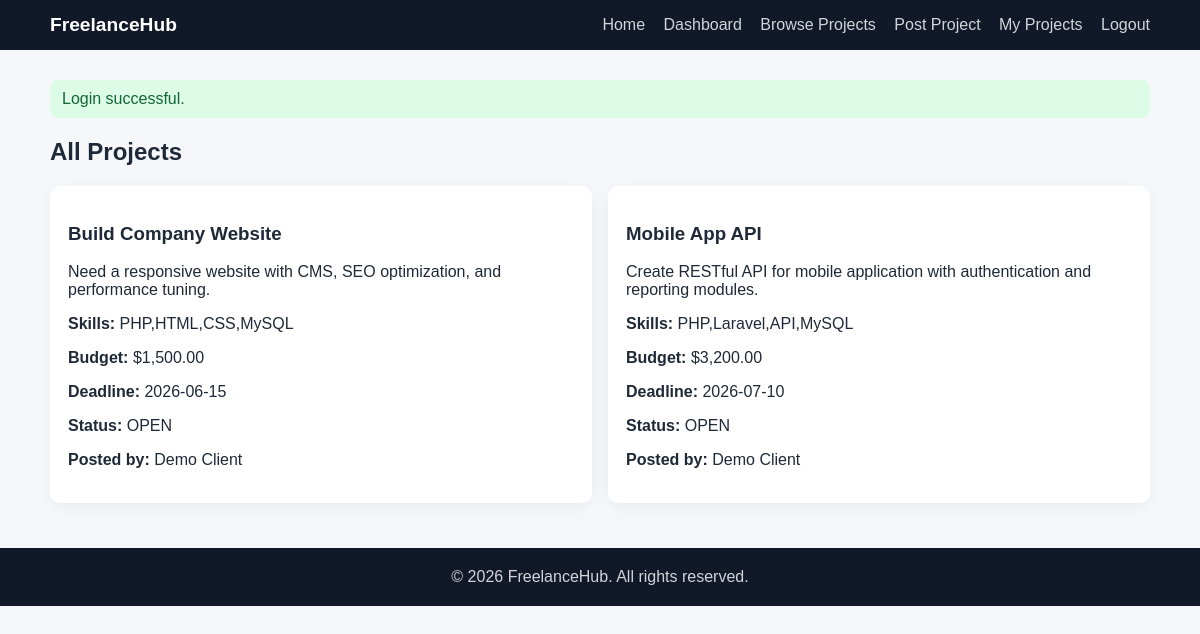
/all_projects.php (signed in), run on the app's committed database.
### tables this page shows
CREATE TABLE projects (
    id INT UNSIGNED AUTO_INCREMENT PRIMARY KEY,
    title VARCHAR(180) NOT NULL,
    description TEXT NOT NULL,
    budget DECIMAL(12,2) NOT NULL,
    deadline DATE NOT NULL,
    skills_required VARCHAR(255) DEFAULT NULL,
    status ENUM('open', 'closed') NOT NULL DEFAULT 'open',
    posted_by INT UNSIGNED NOT NULL,
    created_at TIMESTAMP DEFAULT CURRENT_TIMESTAMP,
    CONSTRAINT fk_projects_user FOREIGN KEY (posted_by) REFERENCES users(id) ON DELETE CASCADE
);

CREATE TABLE users (
    id INT UNSIGNED AUTO_INCREMENT PRIMARY KEY,
    full_name VARCHAR(120) NOT NULL,
    email VARCHAR(160) NOT NULL UNIQUE,
    password_hash VARCHAR(255) NOT NULL,
    role ENUM('freelancer', 'client') NOT NULL DEFAULT 'freelancer',
    created_at TIMESTAMP DEFAULT CURRENT_TIMESTAMP
);

### includes/auth.php (called while the page is built, shortened)
<?php
function h(?string $value): string
{
    return htmlspecialchars((string)$value, ENT_QUOTES, 'UTF-8');
}

### public/all_projects.php (the view, shortened to what this page needs)
<?php
require_once __DIR__ . '/../includes/auth.php';
$pdo = getDbConnection();
$stmt = $pdo->query('SELECT p.id, p.title, p.description, p.skills_required, p.budget, p.deadline, p.status, u.full_name
    FROM projects p
    JOIN users u ON u.id = p.posted_by
    ORDER BY p.created_at DESC');
$projects = $stmt->fetchAll();
require_once __DIR__ . '/../includes/header.php';
?>
<h2>All Projects</h2>
<div class="grid">
    <?php if (!$projects): ?>
        <article class="card"><p>No projects available.</p></article>
    <?php else: ?>
        <?php foreach ($projects as $project): ?>
            <article class="card">
                <h3><?= h($project['title']) ?></h3>
                <p><?= nl2br(h($project['description'])) ?></p>
                <p><strong>Skills:</strong> <?= h($project['skills_required']) ?></p>
                <p><strong>Budget:</strong> $<?= number_format((float)$project['budget'], 2) ?></p>
                <p><strong>Deadline:</strong> <?= h($project['deadline']) ?></p>
                <p><strong>Status:</strong> <?= h(strtoupper($project['status'])) ?></p>
                <p><strong>Posted by:</strong> <?= h($project['full_name']) ?></p>
            </article>
        <?php endforeach; ?>
    <?php endif; ?>
</div>
<?php require_once __DIR__ . '/../includes/footer.php'; ?>

### assets/css/style.css (style rules this page uses)
* { box-sizing: border-box; }
body { margin: 0; font-family: Arial, Helvetica, sans-serif; background: #f6f7fb; color: #1f2937; }
.grid { display: grid; grid-template-columns: repeat(auto-fit, minmax(240px, 1fr)); gap: 16px; }
.card, .form-card, .stat-card { background: #fff; border-radius: 10px; padding: 18px; box-shadow: 0 4px 18px rgba(0,0,0,0.05); }

### data on the page
projects: title "Build Company Website", description "Need a responsive website with CMS, SEO optimization, and performance tuning.", skills_required "PHP,HTML,CSS,MySQL", budget "1,500.00", deadline "2026-06-15", status "OPEN", posted_by.full_name "Demo Client"
projects: title "Mobile App API", description "Create RESTful API for mobile application with authentication and reporting modules.", skills_required "PHP,Laravel,API,MySQL", budget "3,200.00", deadline "2026-07-10", status "OPEN", posted_by.full_name "Demo Client"

### other printed values
$message "Login successful."
